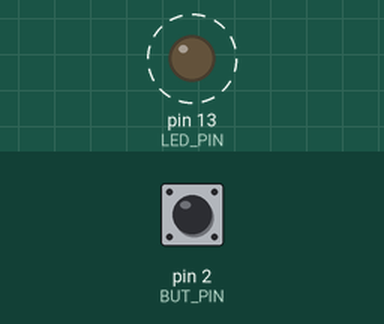
The sketch below on a simulated Arduino Uno, built with avr-gcc and run on an emulated ATmega328P. Shown: output pins drawn as LEDs (lit = HIGH). Dashed ring = blinking. Inputs (shaded band) come from the test bench; at power-on: pin 2 (BUT_PIN) HIGH.

Above: at 0.5 s.
Timing chart, 0 to 4.6 s (numbered marks = the images above):
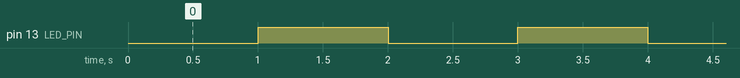

Measured:
- by itself, pin 13 (LED_PIN): alternates HIGH for 1.0 s and LOW for 1.0 s

The sketch:

ex1.ino
```cpp
#define LED_PIN 13
#define BUT_PIN 2

int estado;
unsigned long antes;


// the setup function runs once when you press reset or power the board
void setup() {
  // initialize digital pin LED_BUILTIN as an output.
  pinMode(LED_PIN, OUTPUT);
  pinMode(BUT_PIN, INPUT);
  estado = 0;
  antes = millis();
  Serial.begin(9000);
}

// the loop function runs over and over again forever
void loop() {
  digitalWrite(LED_PIN, estado);   // turn the LED on (HIGH is the voltage level)

  unsigned long agora = millis();

  if(agora >= antes + 1000)
  {
    antes = agora;
    estado = !estado;
  }

  int but = digitalRead(BUT_PIN);
  if (but == LOW){
    digitalWrite(LED_PIN, HIGH);
    while(1);
  }
}
```
